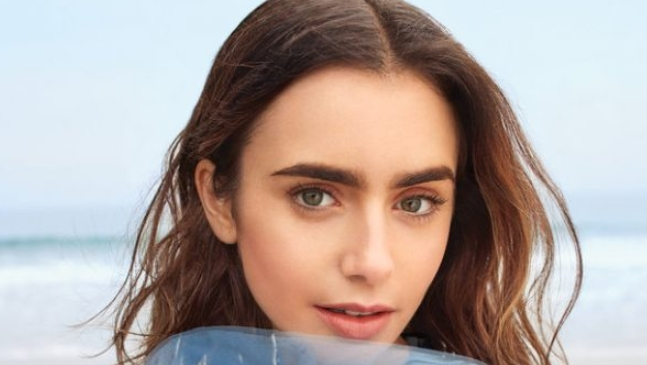
#> input picture pendeteksi_gambar/pendeteksi gambar/cek.jpg, 647 x 365 px
$ jupyter execute --allow-errors Pengolahan_gambar.ipynb   (text cells are left out)
#> lines starting #> are read from the running program, lines starting #| are printed output that depends on the picture; after the words box and inside, x2 and y2 are one past the last pixel; in counts of white or black regions, pixels touching at a corner belong together
[cell 1]
#Import Library
import cv2
from skimage import color, segmentation, io
from skimage.filters import sobel
import matplotlib.pyplot as plt

[cell 2]
#RGB to Grayscale
foto = io.imread('cek.jpg')
#> foto is the input picture: shape (365, 647, 3); mean R, G, B 177.4, 164.1, 159.3
gray = cv2.cvtColor(foto, cv2.COLOR_BGR2GRAY)
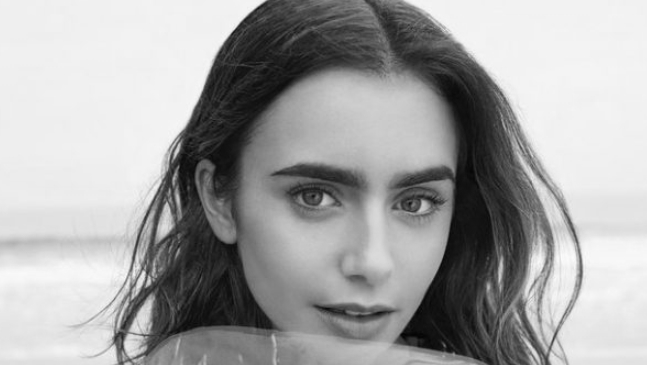
#> gray: shape (365, 647); min 3, max 251, mean 164.2
fig, axes = plt.subplots(ncols=2, sharex=True, sharey=True,
                         figsize=(30, 25))

axes[0].imshow(foto)
axes[0].set_title('Original Image', size = 30)
axes[1].imshow(gray, cmap=plt.cm.gray)
axes[1].set_title('Grayscale', size = 30)
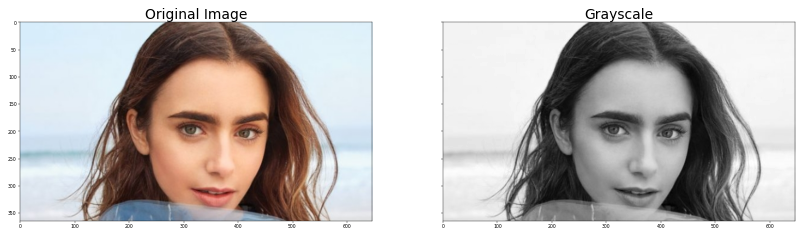
#> figure drawn by matplotlib, 2 panels

[cell 3]
#Contour detection using sobel detection
edges = sobel(gray)
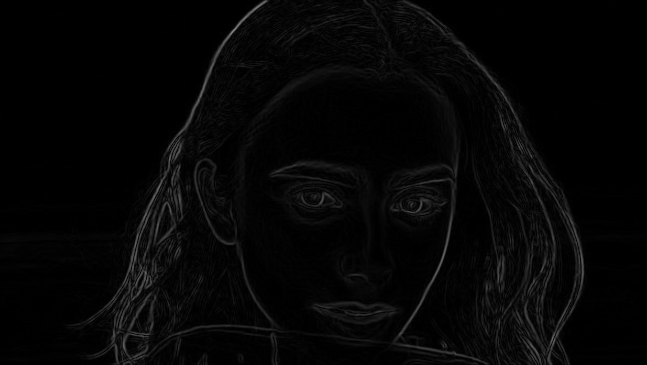
#> edges: shape (365, 647) float64; min 0, max 0.517, mean 0.0236
fig, axes = plt.subplots(ncols=2, sharex=True, sharey=True,
                         figsize=(30, 25))

axes[0].imshow(gray, cmap=plt.cm.gray)
axes[0].set_title('Grayscale', size = 30)
axes[1].imshow(edges, cmap=plt.cm.gray)
axes[1].set_title('Sobel', size = 30)
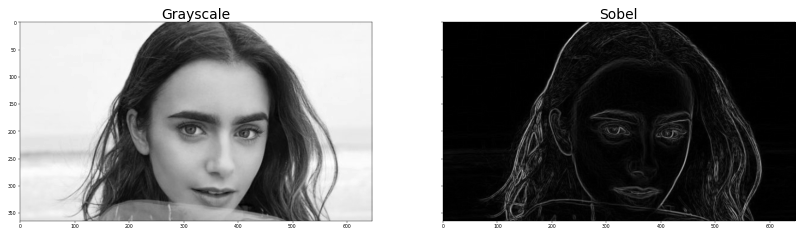
#> figure drawn by matplotlib, 2 panels
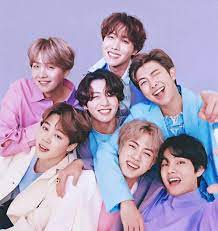
#> input picture pendeteksi_gambar/pendeteksi gambar/coba1.jpg, 218 x 231 px, given in place of the camera
#> further down, foto_live is the input picture: shape (231, 218, 3); mean B, G, R 185.4, 157.9, 172.7
#> `gray = cv2.cvtColor(foto_live, cv2.COLOR_BGR2GRAY)`:
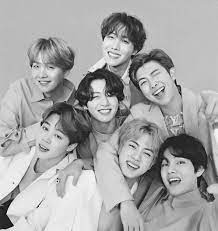
#> gray: shape (231, 218); min 0, max 254, mean 165.5
#> `edges = sobel(gray)`:
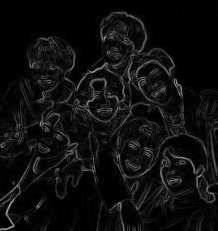
#> edges: shape (231, 218) float64; min 0, max 0.639, mean 0.0601

#> (a cell that did not finish here is left out)

[cell 5]
#Preprocessing Data Training (Face and Eye)
training_face = 'haarcascade_frontalface_default.xml'
face_cascade = cv2.CascadeClassifier(training_face) #input the trained model for face detection
training_eye = 'haarcascade_eye.xml'
eye_cascade = cv2.CascadeClassifier(training_eye) #input the trained model for eye detection

#Perform Detection of Cascade Classifier (Detect the face)
#> (the rest of this cell did not finish here and is left out)

[cell 6]
#import library
import cv2
from skimage import measure,color, segmentation, io
from skimage.filters import sobel

#Preprocessing Data Training (Face and Eye)
training_face = 'haarcascade_frontalface_default.xml'
face_cascade = cv2.CascadeClassifier(training_face) #input the trained model for face detection
training_eye = 'haarcascade_eye.xml'
eye_cascade = cv2.CascadeClassifier(training_eye) #input the trained model for eye detection
camera = cv2.VideoCapture(0)

#> (the rest of this cell did not finish here and is left out)

[cell 7]
#import library
import cv2
from skimage import measure,color, segmentation, io
from skimage.filters import sobel

#Preprocessing Data Training Face and Eye
training_face = 'C:/Users/Diaz Prakoso/Anaconda3/Lib/site-packages/cv2/data/haarcascade_frontalface_default.xml'
face_cascade = cv2.CascadeClassifier(training_face) #input the trained model for face detection
training_eye = 'C:/Users/Diaz Prakoso/Anaconda3/Lib/site-packages/cv2/data/haarcascade_eye.xml'
eye_cascade = cv2.CascadeClassifier(training_eye) #input the trained model for eye detection
camera = cv2.VideoCapture(0)

while True:
    # Capture frame-by-frame using webcam
    s, foto_live = camera.read()

    #RGB to Grayscale
    gray = cv2.cvtColor(foto_live, cv2.COLOR_BGR2GRAY)

    #Perform Detection of Cascade Classifier (Detect the face)
    faces = face_cascade.detectMultiScale(
            gray,
            scaleFactor=1.3, #scale factor
            minNeighbors=5)
#> faces = [[20, 49, 46, 46]]


    for (x, y, w, h) in faces: #Draw the rectangular to show the place of face
        cv2.rectangle(foto_live, (x, y), (x+w, y+h), (0, 0, 255), 2) #Draw rectangle (image, start point, end point, color, thickness)
        eye_re = foto_live[y:y+h, x:x+w] #Region starting point and end point to detect the eye insisde the face
        eyes = eye_cascade.detectMultiScale(eye_re) #Perform Detection of Cascade Classifier (Detect the eye)
        for(ex,ey,ew,eh) in eyes: #Draw the rectangular to show the place of eye
            cv2.rectangle(eye_re,(ex,ey),(ex+ew,ey+eh),(0,255,0),2) #Draw rectangle (image, start point, end point, color, thickness)
#> this loop made 1 pass
#> pass 1, `eye_re = foto_live[y:y+h, x:x+w]`:
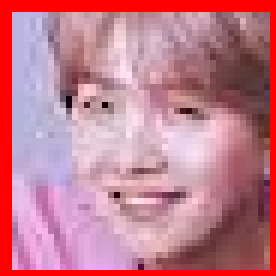
#> eye_re: shape (46, 46, 3) (shown 6 times larger); mean B, G, R 141.5, 124.5, 194.5
#> after the loop:
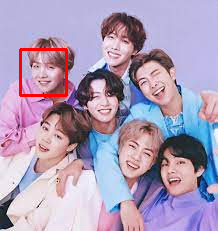
#> foto_live: shape (231, 218, 3); 1.09% of pixels changed, all inside (x1, y1, x2, y2) = (19, 48, 68, 97)

    # Display the resulting frame
    cv2.imshow('Face Recognition Using Webcam', foto_live) #Show the result

    if cv2.waitKey(1) & 0xFF == ord('q'): #The webcam will always open until 'q' is pressed
#> (key q is pressed here)
        break

# When done, release the webcam / camera
camera.release()
cv2.destroyAllWindows()
